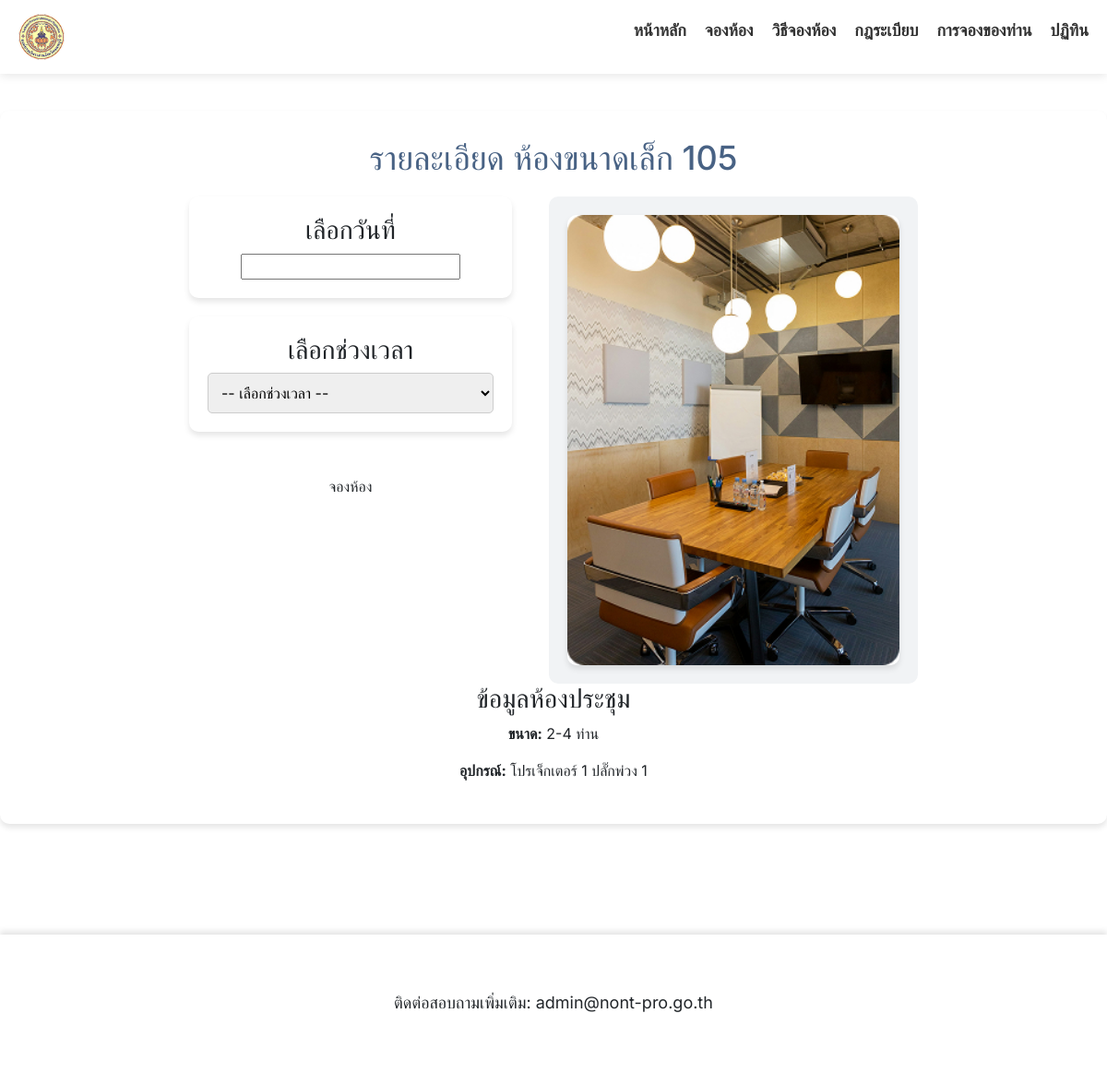
/room_detail.php?id=1, run on the app's committed database.
### tables this page shows
CREATE TABLE `rooms` (
  `id` int(11) NOT NULL,
  `name` varchar(255) NOT NULL,
  `size` varchar(50) DEFAULT NULL,
  `equipment` text DEFAULT NULL,
  `image` varchar(255) DEFAULT NULL
);

### room_detail.php (the view, shortened to what this page needs)
<?php include 'config/config.php'; ?>
<!DOCTYPE html>
<html lang="th">
<head>
    <link rel="stylesheet" href="/software/css/style-detail.css">
    <link href="https://cdn.jsdelivr.net/npm/bootstrap@5.3.0/dist/css/bootstrap.min.css" rel="stylesheet">
    <link rel="stylesheet" href="https://cdn.jsdelivr.net/npm/flatpickr/dist/flatpickr.min.css">
</head>
<body>
    <header class="fade-in">
        <nav>
            <div class="logo">
                <img src="/software/images/logo.png" alt="logo">
            </div>
            <ul>
                <li><a href="index.php">หน้าหลัก</a></li>
                <li><a href="booking.php">จองห้อง</a></li>
                <li><a href="howto.php">วิธีจองห้อง</a></li>
                <li><a href="rules.php">กฎระเบียบ</a></li>
                <li><a href="my_bookings.php">การจองของท่าน</a></li>
                <li><a href="booking_calendar.php">ปฏิทิน</a></li>
            </ul>
        </nav>
    </header>
    <?php
    if (isset($_GET['id'])) {
        $room_id = $_GET['id'];
        $sql = "SELECT * FROM rooms WHERE id = $room_id";
        $result = $conn->query($sql);
        if ($result->num_rows > 0) {
            $room = $result->fetch_assoc();
        } else {
            echo "<p>ไม่พบข้อมูลห้องประชุม</p>";
            exit();
        }
    } else {
        echo "<p>ไม่มีข้อมูลห้องที่เลือก</p>";
        exit();
    }
    ?>
    <section class="room-detail">
        <div class="container">
            <h2 class="title">รายละเอียด <?php echo $room["name"]; ?></h2>
            <div class="content-grid">
                <div class="left">
                    <div class="calendar-container">
                        <h3>เลือกวันที่</h3>
                        <input type="text" id="calendar" class="calendar-input" readonly>
                    </div>
                    <div class="time-selection">
                        <h3>เลือกช่วงเวลา</h3>
                        <select name="time_slot" id="time_slot" class="dropdown" required>
                            <option value="">-- เลือกช่วงเวลา --</option>
                        </select>
                    </div>
                    <button class="btn book-room" data-bs-toggle="modal" data-bs-target="#bookingModal">จองห้อง</button>
                </div>
                <div class="right">
                    <div class="room-image">
                        <img src="/software/images/<?php echo $room["image"]; ?>" alt="<?php echo $room["name"]; ?>">
                    </div>
                </div>
            </div>
            <div class="room-info">
                <h3>ข้อมูลห้องประชุม</h3>
                <p><strong>ขนาด:</strong> <?php echo $room["size"]; ?></p>
                <p><strong>อุปกรณ์:</strong> <?php echo $room["equipment"]; ?></p>
            </div>
        </div>
    </section>
    <footer class="footer fade-in">
        <p>ติดต่อสอบถามเพิ่มเติม: admin@nont-pro.go.th</p>
    </footer>
</body>
</html>

### css/style-detail.css (style rules this page uses)
* { margin: 0; padding: 0; box-sizing: border-box; font-family: 'Inter', sans-serif; font-weight: 400; }
body { background-color: #f9f9f9; color: #333; }
header { width: 100%; background: white; padding: 15px 0; position: fixed; top: 0; left: 0; z-index: 1000; box-shadow: 0 2px 10px rgba(0, 0, 0, 0.1); }
nav { display: flex; justify-content: space-between; align-items: center; max-width: 1200px; margin: auto; padding: 0 20px; }
.logo img { height: 50px; }
nav ul { list-style: none; display: flex; }
nav ul li { margin-left: 20px; }
nav ul li a { color: #333; text-decoration: none; font-size: 18px; font-weight: bold; }
.room-detail { max-width: 1200px; margin: 120px auto; background: white; padding: 30px; border-radius: 10px; box-shadow: 0 4px 6px rgba(0, 0, 0, 0.1); }
.container { display: flex; flex-direction: column; align-items: center; text-align: center; }
.title { font-size: 36px; color: #486284; margin-bottom: 20px; }
.content-grid { display: flex; gap: 30px; justify-content: center; width: 100%; }
.left { flex: 1; text-align: center; }
.btn { padding: 12px 20px; font-size: 16px; border-radius: 8px; cursor: pointer; font-weight: bold; }
.book-room { background-color: #486284; border: none; color: white; }
.right { flex: 1; text-align: left; background-color: #f1f3f5; padding: 20px; border-radius: 10px; }
.footer { background: white; padding: 60px; margin-top: 50px; text-align: center; box-shadow: 0 -4px 6px rgba(0, 0, 0, 0.1); font-size: 18px; }
.calendar-container { text-align: center; max-width: 350px; margin: auto; background: white; padding: 20px; border-radius: 10px; box-shadow: 0px 4px 6px rgba(0, 0, 0, 0.1); }
.dropdown { width: 100%; padding: 10px; border: 1px solid #ccc; border-radius: 5px; font-size: 16px; }
.calendar-container { text-align: center; max-width: 350px; background: white; padding: 20px; border-radius: 10px; box-shadow: 0px 4px 6px rgba(0, 0, 0, 0.1); }
.content-grid { display: flex; justify-content: center; align-items: flex-start; gap: 40px; }
.left { flex: 1; max-width: 350px; }
.right { flex: 1; max-width: 250px; }
.calendar-container { background: white; padding: 20px; border-radius: 10px; box-shadow: 0px 4px 6px rgba(0, 0, 0, 0.1); text-align: center; }
.time-selection { background: white; padding: 20px; border-radius: 10px; box-shadow: 0px 4px 6px rgba(0, 0, 0, 0.1); }
.book-room { margin-top: 20px; width: 100%; padding: 10px; background-color: #486284; color: white; border: none; border-radius: 5px; font-size: 16px; cursor: pointer; }
.right { flex: 1; max-width: 400px; text-align: center; }
.calendar-container, .time-selection { background: white; padding: 20px; border-radius: 10px; box-shadow: 0px 4px 6px rgba(0, 0, 0, 0.1); text-align: center; margin-bottom: 20px; }
.book-room { width: 100%; padding: 10px; background-color: #486284; color: white; border: none; border-radius: 5px; font-size: 16px; cursor: pointer; }
.room-image img { width: 100%; height: auto; border-radius: 10px; box-shadow: 0px 4px 6px rgba(0, 0, 0, 0.1); }

### data on the page
rooms: name "ห้องขนาดเล็ก 105", image (picture), size "2-4 ท่าน", equipment "โปรเจ็กเตอร์ 1 ปลั๊กพ่วง 1"
